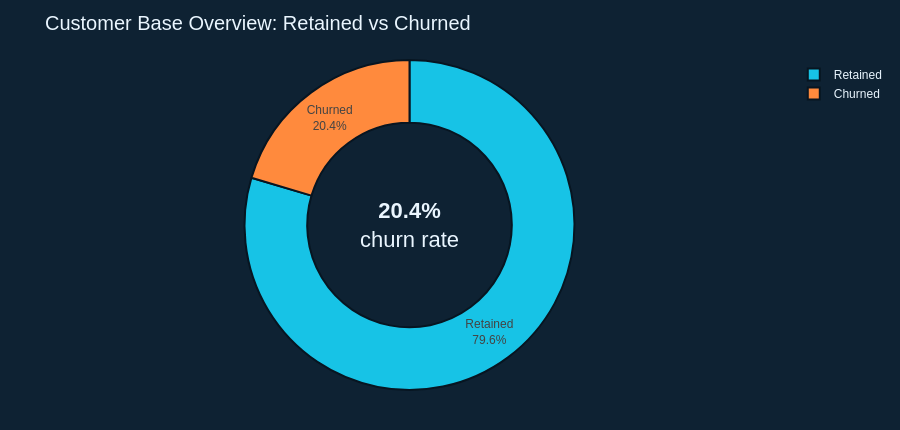
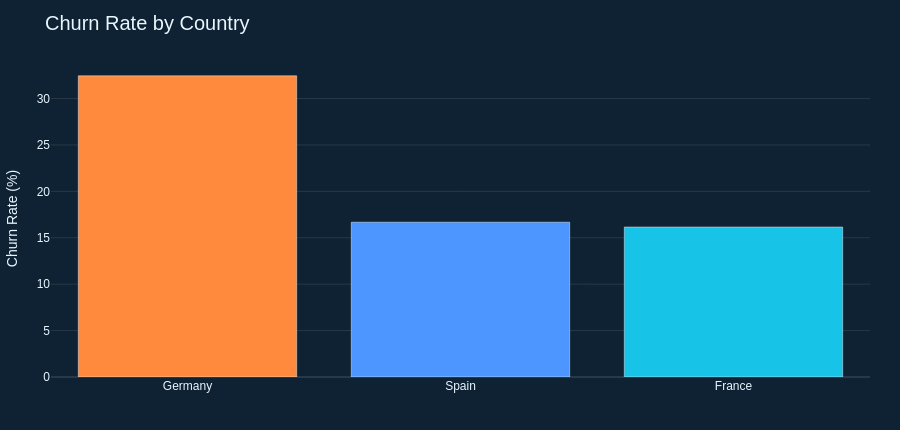
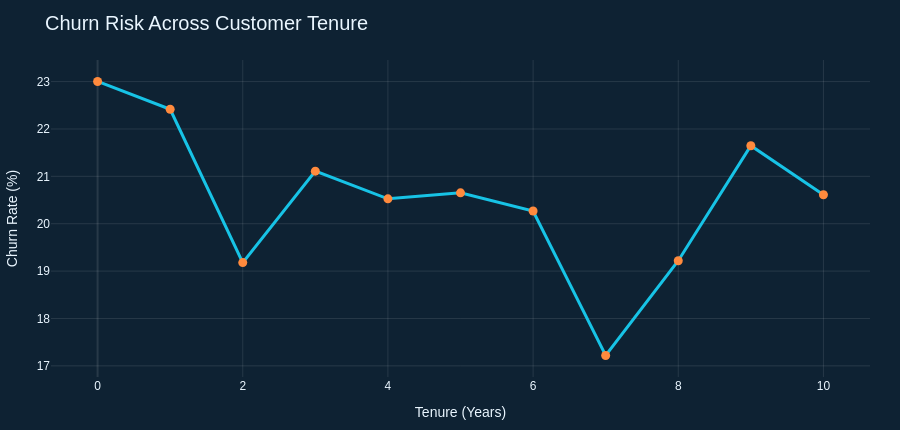
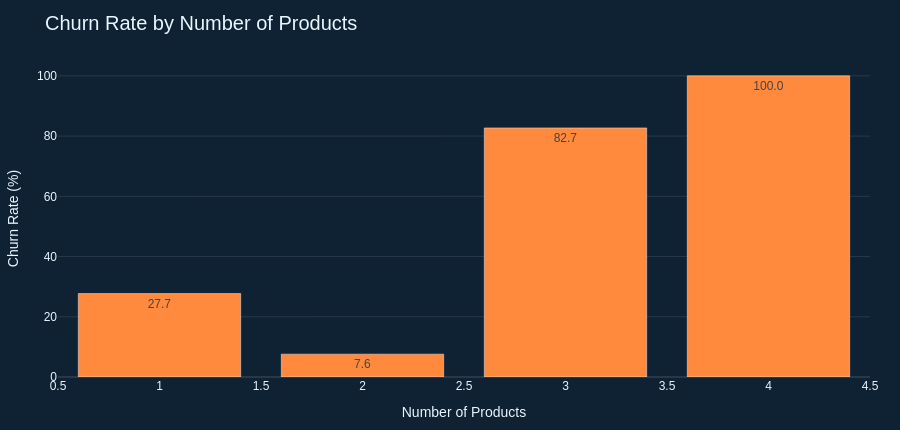

Source (notebook cell) for these figures, in order:
### Code cell
# Build interactive charts

# 1. Churn distribution donut
fig1 = px.pie(
    churn_dist,
    names="status",
    values="count",
    hole=0.62,
    color="status",
    color_discrete_map={"Retained": CYAN, "Churned": ORANGE},
    title="Customer Base Overview: Retained vs Churned"
)
fig1.update_traces(
    textposition="inside",
    textinfo="percent+label",
    marker=dict(line=dict(color=BG, width=2))
)
fig1.add_annotation(
    text=f"<b>{churn_rate:.1%}</b><br>churn rate",
    x=0.5, y=0.5, showarrow=False,
    font=dict(size=22, color=TEXT)
)
style_fig(fig1, 430)

# 2. Churn by country
fig2 = px.bar(
    country_churn,
    x="country", y="churn_rate_pct",
    color="country",
    title="Churn Rate by Country",
    color_discrete_sequence=[ORANGE, BLUE, CYAN]
)
fig2.update_layout(showlegend=False, yaxis_title="Churn Rate (%)", xaxis_title="")
style_fig(fig2, 430)

# 3. Tenure vs churn
fig3 = px.line(
    tenure_churn,
    x="tenure", y="churn_rate_pct",
    markers=True,
    title="Churn Risk Across Customer Tenure"
)
fig3.update_traces(line=dict(color=CYAN, width=3), marker=dict(size=9, color=ORANGE))
fig3.update_layout(yaxis_title="Churn Rate (%)", xaxis_title="Tenure (Years)")
style_fig(fig3, 430)

# 4. Products vs churn
fig4 = px.bar(
    product_churn,
    x="products_number", y="churn_rate_pct",
    text_auto=".1f",
    title="Churn Rate by Number of Products"
)
fig4.update_traces(marker_color=ORANGE)
fig4.update_layout(yaxis_title="Churn Rate (%)", xaxis_title="Number of Products")
style_fig(fig4, 430)

# 5. Age band churn
fig5 = px.bar(
    ageband_churn,
    x="age_band", y="churn_rate_pct",
    text_auto=".1f",
    title="Churn Rate by Age Band"
)
fig5.update_traces(marker_color=BLUE)
fig5.update_layout(yaxis_title="Churn Rate (%)", xaxis_title="Age Band")
style_fig(fig5, 430)

# 6. Balance vs churn
fig6 = px.box(
    balance_by_churn,
    x="churn_label", y="balance",
    color="churn_label",
    title="Balance Distribution by Churn Status",
    color_discrete_map={"Retained": CYAN, "Churned": ORANGE},
    points="outliers"
)
fig6.update_layout(showlegend=False, xaxis_title="", yaxis_title="Balance")
style_fig(fig6, 430)

# 7. Correlation heatmap
fig7 = go.Figure(
    data=go.Heatmap(
        z=corr.values,
        x=corr.columns,
        y=corr.index,
        colorscale=[
            [0.0, "#16354F"],
            [0.5, "#0FA3C9"],
            [1.0, "#FF8A3D"]
        ],
        zmin=-1, zmax=1,
        text=np.round(corr.values, 2),
        texttemplate="%{text}",
        hovertemplate="X: %{x}<br>Y: %{y}<br>Corr: %{z:.2f}<extra></extra>"
    )
)
fig7.update_layout(title="Feature Correlation Heatmap")
style_fig(fig7, 500)

fig1.show()
fig2.show()
fig3.show()
fig4.show()
fig5.show()
fig6.show()
#fig7.show()

### Figure 1 — Plotly figure (JSON) as saved in the notebook; plotly's stock layout.template omitted (floating-point values rounded to 4 significant figures)
{"data": [{"customdata": [["Retained"], ["Churned"]], "domain": {"x": [0, 1], "y": [0, 1]}, "hole": 0.62, "hovertemplate": "status=%{customdata[0]}<br>count=%{value}<extra></extra>", "labels": ["Retained", "Churned"], "legendgroup": "", "marker": {"colors": ["#17C3E6", "#FF8A3D"], "line": {"color": "#071521", "width": 2}}, "name": "", "showlegend": true, "textinfo": "percent+label", "textposition": "inside", "type": "pie", "values": [7963, 2037]}], "layout": {"annotations": [{"font": {"color": "#EAF6FF", "size": 22}, "showarrow": false, "text": "<b>20.4%</b><br>churn rate", "x": 0.5, "y": 0.5}], "height": 430, "legend": {"tracegroupgap": 0}, "margin": {"b": 40, "l": 40, "r": 30, "t": 60}, "title": {"text": "Customer Base Overview: Retained vs Churned"}}}

### Figure 2 — Plotly figure (JSON) as saved in the notebook; plotly's stock layout.template omitted (floating-point values rounded to 4 significant figures)
{"data": [{"hovertemplate": "country=%{x}<br>churn_rate_pct=%{y}<extra></extra>", "legendgroup": "Germany", "marker": {"color": "#FF8A3D", "pattern": {"shape": ""}}, "name": "Germany", "orientation": "v", "showlegend": true, "textposition": "auto", "type": "bar", "x": ["Germany"], "xaxis": "x", "y": [32.44], "yaxis": "y"}, {"hovertemplate": "country=%{x}<br>churn_rate_pct=%{y}<extra></extra>", "legendgroup": "Spain", "marker": {"color": "#4D96FF", "pattern": {"shape": ""}}, "name": "Spain", "orientation": "v", "showlegend": true, "textposition": "auto", "type": "bar", "x": ["Spain"], "xaxis": "x", "y": [16.67], "yaxis": "y"}, {"hovertemplate": "country=%{x}<br>churn_rate_pct=%{y}<extra></extra>", "legendgroup": "France", "marker": {"color": "#17C3E6", "pattern": {"shape": ""}}, "name": "France", "orientation": "v", "showlegend": true, "textposition": "auto", "type": "bar", "x": ["France"], "xaxis": "x", "y": [16.15], "yaxis": "y"}], "layout": {"barmode": "relative", "height": 430, "legend": {"title": {"text": "country"}, "tracegroupgap": 0}, "margin": {"b": 40, "l": 40, "r": 30, "t": 60}, "showlegend": false, "title": {"text": "Churn Rate by Country"}, "xaxis": {"anchor": "y", "categoryarray": ["Germany", "Spain", "France"], "categoryorder": "array", "domain": [0, 1], "title": {"text": ""}}, "yaxis": {"anchor": "x", "domain": [0, 1], "title": {"text": "Churn Rate (%)"}}}}

### Figure 3 — Plotly figure (JSON) as saved in the notebook; plotly's stock layout.template omitted (floating-point values rounded to 4 significant figures)
{"data": [{"hovertemplate": "tenure=%{x}<br>churn_rate_pct=%{y}<extra></extra>", "legendgroup": "", "line": {"color": "#17C3E6", "dash": "solid", "width": 3}, "marker": {"color": "#FF8A3D", "size": 9, "symbol": "circle"}, "mode": "lines+markers", "name": "", "orientation": "v", "showlegend": false, "type": "scatter", "x": [0, 1, 2, 3, 4, 5, 6, 7, 8, 9, 10], "xaxis": "x", "y": [23.0, 22.42, 19.18, 21.11, 20.53, 20.65, 20.27, 17.22, 19.22, 21.65, 20.61], "yaxis": "y"}], "layout": {"height": 430, "legend": {"tracegroupgap": 0}, "margin": {"b": 40, "l": 40, "r": 30, "t": 60}, "title": {"text": "Churn Risk Across Customer Tenure"}, "xaxis": {"anchor": "y", "domain": [0, 1], "title": {"text": "Tenure (Years)"}}, "yaxis": {"anchor": "x", "domain": [0, 1], "title": {"text": "Churn Rate (%)"}}}}

### Figure 4 — Plotly figure (JSON) as saved in the notebook; plotly's stock layout.template omitted (floating-point values rounded to 4 significant figures)
{"data": [{"hovertemplate": "products_number=%{x}<br>churn_rate_pct=%{y}<extra></extra>", "legendgroup": "", "marker": {"color": "#FF8A3D", "pattern": {"shape": ""}}, "name": "", "orientation": "v", "showlegend": false, "textposition": "auto", "texttemplate": "%{y:.1f}", "type": "bar", "x": [1, 2, 3, 4], "xaxis": "x", "y": [27.71, 7.582, 82.71, 100.0], "yaxis": "y"}], "layout": {"barmode": "relative", "height": 430, "legend": {"tracegroupgap": 0}, "margin": {"b": 40, "l": 40, "r": 30, "t": 60}, "title": {"text": "Churn Rate by Number of Products"}, "xaxis": {"anchor": "y", "domain": [0, 1], "title": {"text": "Number of Products"}}, "yaxis": {"anchor": "x", "domain": [0, 1], "title": {"text": "Churn Rate (%)"}}}}
